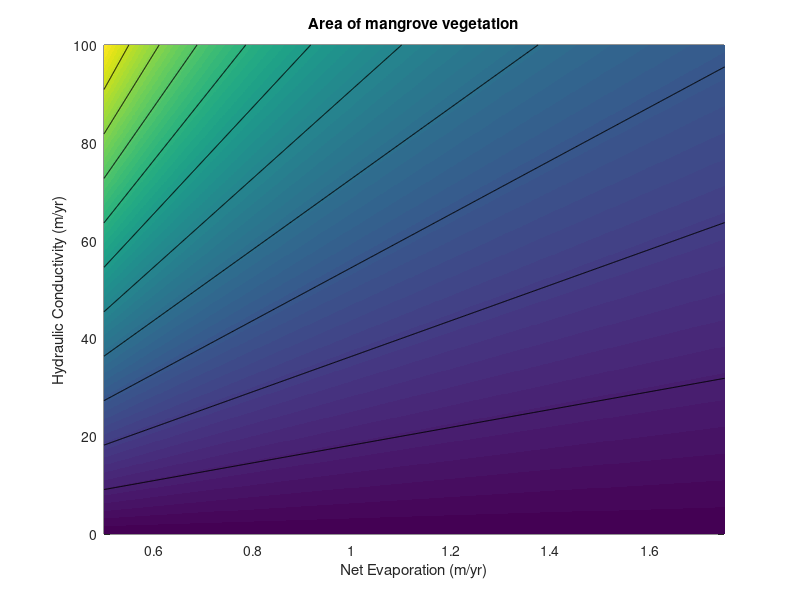

Reproduce this figure in MATLAB.
% clc
% clear all
% close all

Enet=linspace(0.5,2,1000);
D=linspace(0,100,1000);
So=35;
b=1;
Sc=82;

ne=length(Enet);
nd=length(D);

Av = zeros(ne,nd);

for i=1:nd
    for j=1:ne
        Av(i,j)=((Sc-So)*(2*pi*D(i)/(Enet(j)*b)));
    end
end

figure (1)

pcolor(Enet,D,Av)

axis([0.5 1.75 0 100]);
shading flat
hold on

contour(Enet,D,Av,'k')
xlabel('Net Evaporation (m/yr)')
ylabel('Hydraulic Conductivity (m/yr)')
title('Area of mangrove vegetation')

